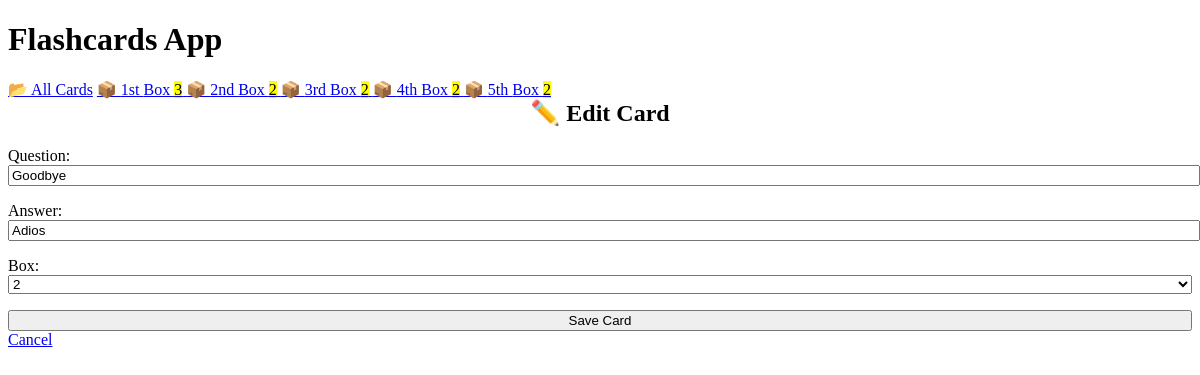
Screenshot of /edit/5 with the database file from the repository.
### cards/models.py (models this page shows, shortened)
class Card(models.Model):
    question = models.CharField(max_length=100)
    answer = models.CharField(max_length=100)
    box = models.IntegerField(
        choices=zip(BOXES, BOXES),
        default=BOXES[0],
    )
    date_created = models.DateTimeField(auto_now_add=True)

### cards/views.py (the view)
class CardUpdateView(CardCreateView, UpdateView):
    success_url = reverse_lazy("card-list")

### cards/templatetags/cards_tags.py (called while the page is built)
@register.inclusion_tag("cards/box_links.html")
def boxes_as_links():
    boxes = []
    for box_num in BOXES:
        card_count = Card.objects.filter(box=box_num).count()
        boxes.append({
            "number": box_num,
            "card_count": card_count,
        })
    return {"boxes": boxes}

### cards/templates/cards/card_form.html (shortened to what this page needs)
{% extends "cards/base.html" %}
{% block content %}
    {% if card %}
        <h2>✏️ Edit Card</h2>
    {% else %}
        <h2>✨ Create New Card</h2>
    {% endif %}
    <form method="post">
        {{ form.as_p }}
        <input type="submit" value="Save Card">
    </form>
    <a href="{% url 'card-list' %}">
        Cancel
    </a>
{% endblock %}

### cards/templates/cards/base.html (style rules this page uses)
:root { --accent: #6e48ad; --accent-bg: white; --bg: #fff; --text: #212121; --text-light: #585858; --border: #d8dae1; --code: #d81b60; --preformatted: #444; }
h2 { text-align: center; }
h2, h4 { margin-top: 0; }
input, select, textarea { width: 100%; }

### rows the page displays
Card: question "Goodbye", answer "Adios", box "2"

### other values shown
{{ box.number | ordinal }} "1st" "2nd" "3rd" "4th" "5th"
{{ box.card_count }} "3" "2" "2" "2" "2"
